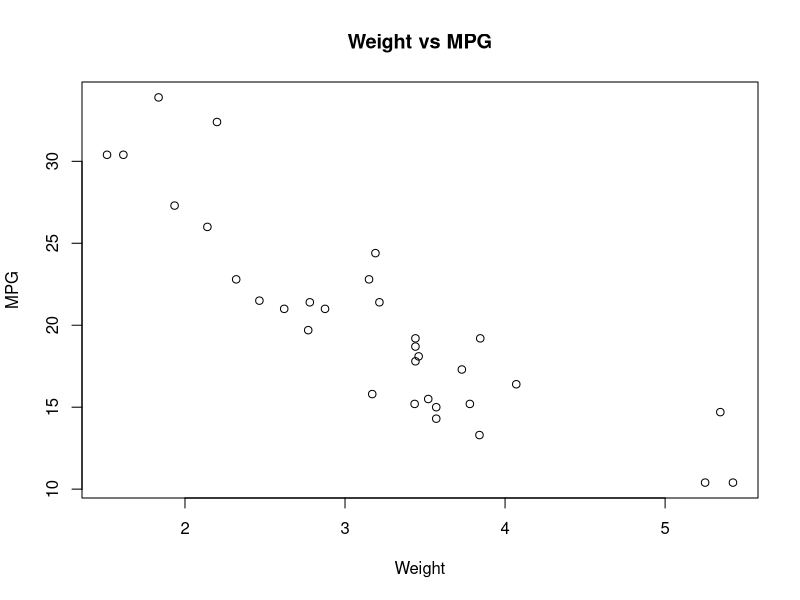

R code for this plot:
## ---- chunk 1
data(mtcars)
head(mtcars)
summary(mtcars$mpg)
## ---- chunk 2
plot(mtcars$wt, mtcars$mpg,
     main = "Weight vs MPG",
     xlab = "Weight",
     ylab = "MPG")
